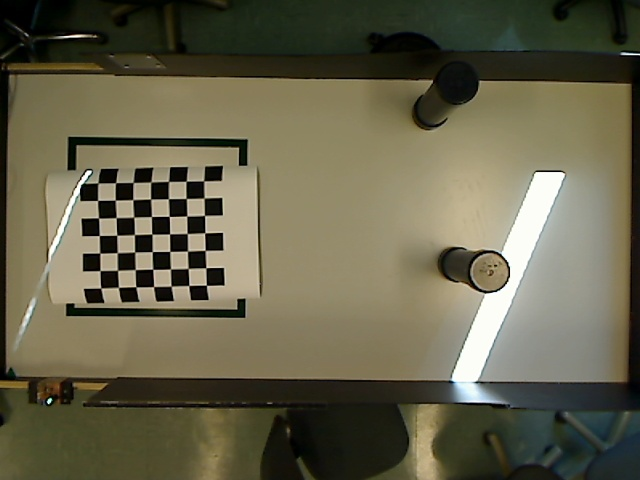
#> input picture domain/image_analysis/calibration2.jpg, 640 x 480 px
$ python -i Canny.py   (imports and definitions only)
#> lines starting #> are read from the running program, lines starting #| are printed output that depends on the picture
#> further down, picture is the input picture: shape (480, 640, 3); mean B, G, R 75.2, 97.5, 101.2
import cv2
import numpy as np


# [29 lines left out: functions canny, point_zone_dep_mask, detect_contour_mask, not called in this run]


def dilate_mask(frame):
    mask = cv2.dilate(
        frame,
        kernel=cv2.getStructuringElement(cv2.MORPH_ELLIPSE, (2, 2)),
        iterations=1)
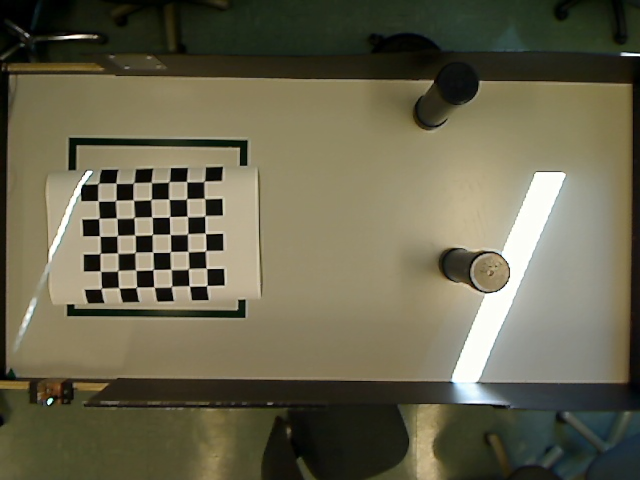
#> mask: shape (480, 640, 3); mean B, G, R 77.8, 100.2, 104
    mask = cv2.morphologyEx(
        mask, cv2.MORPH_CLOSE,
        cv2.getStructuringElement(cv2.MORPH_ELLIPSE, (10, 10)))
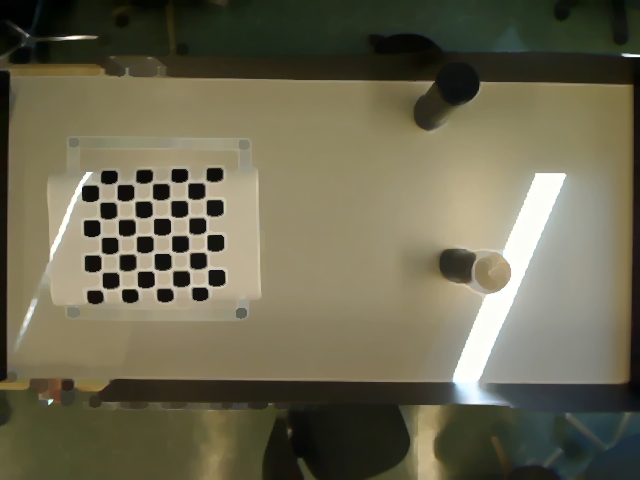
#> mask: shape (480, 640, 3); mean B, G, R 81.1, 103.4, 107.4
    mask = cv2.GaussianBlur(mask, (1, 1), 0)
    return mask


# [37 lines left out: functions dilate_mask_zone_dep, erode_mask, erode_mask_zone_dep, erode_mask_zone_dep_world, not called in this run]

>>> import cv2
>>> picture = cv2.imread('../calibration2.jpg')
>>> result = dilate_mask(picture)
